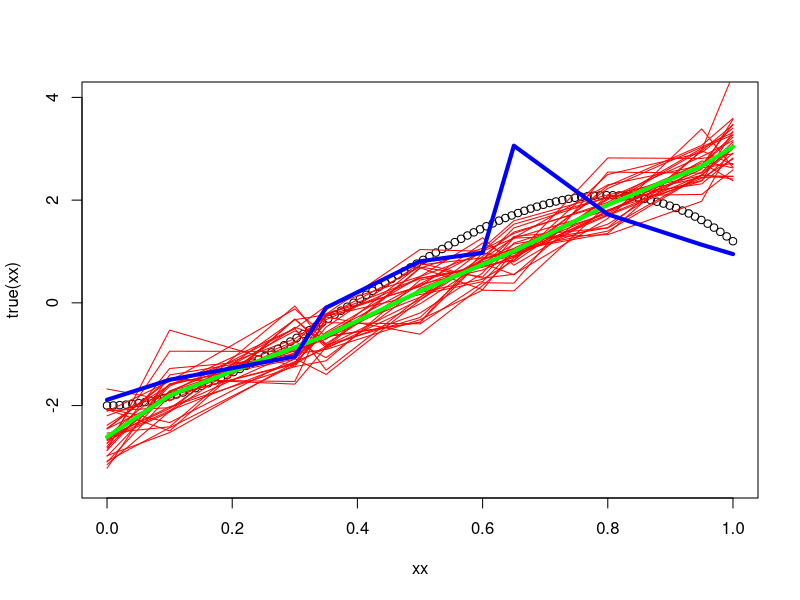
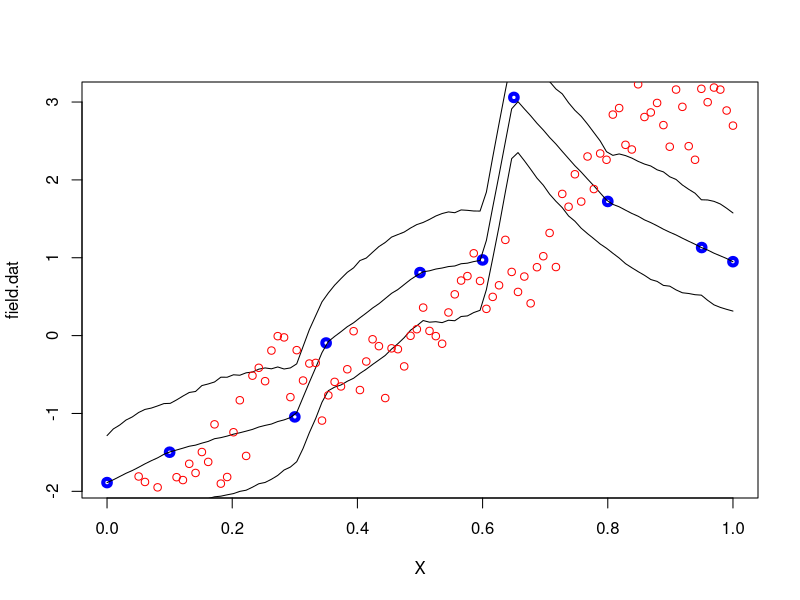

Write the R code that produced these figures, in order.
library(MASS)


# "computer experiment data"
dat.sim = function(x)
    -2.5+5.5*x+rnorm(length(x), 0, 0.4)

true = function(x)
    -2-16*x^3+19.2*x^2
true.sim = function(x)
    -2-16*x^3+19.2*x^2+rnorm(length(x), 0, 0.5)

X = c(0, 0.1, 0.3, 0.35, 0.5, 0.6, 0.65, 0.8, 0.95, 1)
n = 30
comp.dat = matrix(dat.sim(rep(X, n)), n, length(X), byrow=T)
field.dat = true.sim(X)

xx = seq(0,1,length=100)
plot(xx, true(xx),ylim=c(-3.5,4))
for (i in 1:n)
    lines(X, comp.dat[i, ], col='red')
meanf = apply(comp.dat, 2, mean)
lines(X, meanf, col='green', lwd=4)
lines(X, field.dat, col='blue', lwd=4)


cov.func = function(x, y=x, phi=0.5){
    out = matrix(0, length(x), length(y))
    for (i in 1:length(x))
        out[i, ] = exp(-phi*sqrt((x[i]-y)^2))
    return (out)
    }


### comparison tests for computing the log determinant
### of a positive definite symmetric matrix
n = 500
xx = seq(0, 1, length=n)

A = cov.func(xx)
determinant(A, log=TRUE)$modulus[1]

B = chol(A)
2*sum(log(diag(B)))

C = eigen(A)
sum(log(C$values))

D = svd(A)
sum(log(D$d))

system.time(determinant(A, log=TRUE)$modulus[1])
system.time(B <- chol(A)) + system.time(2*sum(log(diag(B))))
system.time(C <- eigen(A)) + system.time(sum(log(C$values)))
system.time(D <- svd(A)) + system.time(sum(log(D$d)))
###
###


# GP on field data
phi = 0.5
xx = seq(0, 1, length=100)
Sigxx = cov.func(X, X, phi)
Sigyy = cov.func(xx, xx, phi)
Sigxy = cov.func(X, xx, phi)

cov.inv = solve(Sigxx)
mu.mat = t(Sigxy) %*% cov.inv %*% field.dat
sig.mat = Sigyy - t(Sigxy) %*% cov.inv %*% Sigxy + diag(length(xx))*1e-1

yfit = mvrnorm(10000, mu.mat, sig.mat)
gpmean = apply(yfit, 2, mean)
gpup95 = apply(yfit, 2, quantile, 0.975)
gplo95 = apply(yfit, 2, quantile, 0.025)

plot(X, field.dat, col='blue', lwd=4)
lines(xx, gpmean)
lines(xx, gpup95)
lines(xx, gplo95)

# GP on computer data
phi = 0.5
xx = seq(0, 1, length=100)
X = c(0, 0.1, 0.3, 0.35, 0.5, 0.6, 0.65, 0.8, 0.95, 1)
#comp.dat = as.vector(comp.dat)
Sigxx = cov.func(X, X, phi)
Sigyy = cov.func(xx, xx, phi)
Sigxy = cov.func(X, xx, phi)

cov.inv = solve(Sigxx)
mu.mat = t(Sigxy) %*% cov.inv %*% t(comp.dat)
sig.mat = Sigyy - t(Sigxy) %*% cov.inv %*% Sigxy + diag(length(xx))*1e-1

yfit = mvrnorm(1, mu.mat[,1], sig.mat)
points(xx, yfit, col='red')
